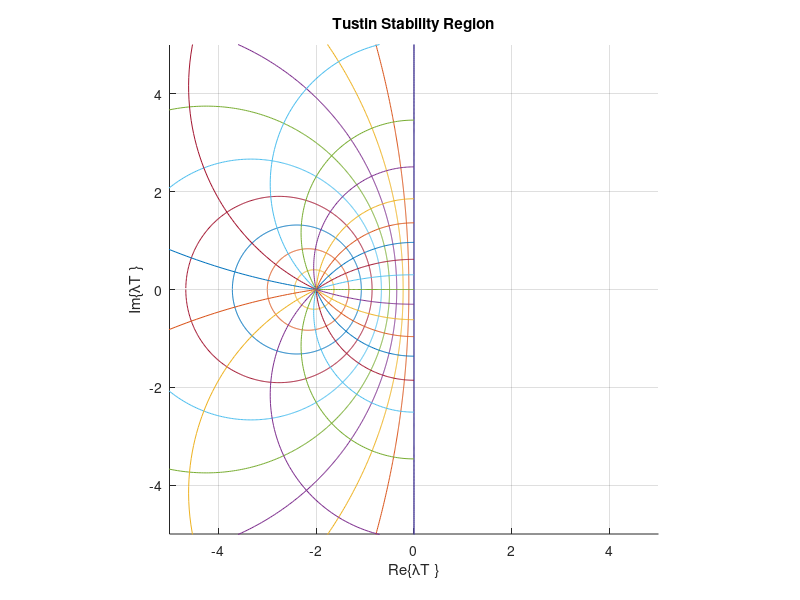

This chart was generated by the following MATLAB code:
Nr=10;
Nt=21;
animate=0;


rvec=linspace(1,Nr,Nr)/Nr;

clf
theta=linspace(-pi,pi,1001);
theta=theta(1:length(theta)-1);




figure(1)
clf

for m=1:Nr
z=rvec(Nr-m+1)*exp(j*theta);

w=2*(z-1)./(z+1);
hold on
plot(real(w),imag(w))
hold off
title(['Tustin Stability Region; r=',num2str(rvec(m))])
xlabel('Re\{{\lambda}T \}')
ylabel('Im\{{\lambda}T \}')
axis([-5 5 -5 5])
axis square
grid on
pause(0.1)
end


tvec=linspace(0,Nt-1,Nt)*(2*pi)/Nt;

rho=linspace(0,1,101);

%figure(2)
%clf

z=1*exp(j*theta);

w=2*(z-1)./(z+1);
hold on
    plot(real(w),imag(w))
hold off

axis([-5 5 -5 5])
axis square
grid on


for m=1:Nt
z=rho*exp(j*tvec(m));

w=2*(z-1)./(z+1);
if(animate==1)
    for n=1:length(rho)
        hold on
            plot(real(w(n)),imag(w(n)))
        hold off
        pause(0.01)
    end
end

hold on
    plot(real(w),imag(w))
hold off
title('Tustin Stability Region')
xlabel('Re\{{\lambda}T \}')
ylabel('Im\{{\lambda}T \}')
axis([-5 5 -5 5])
axis square
grid on
end
